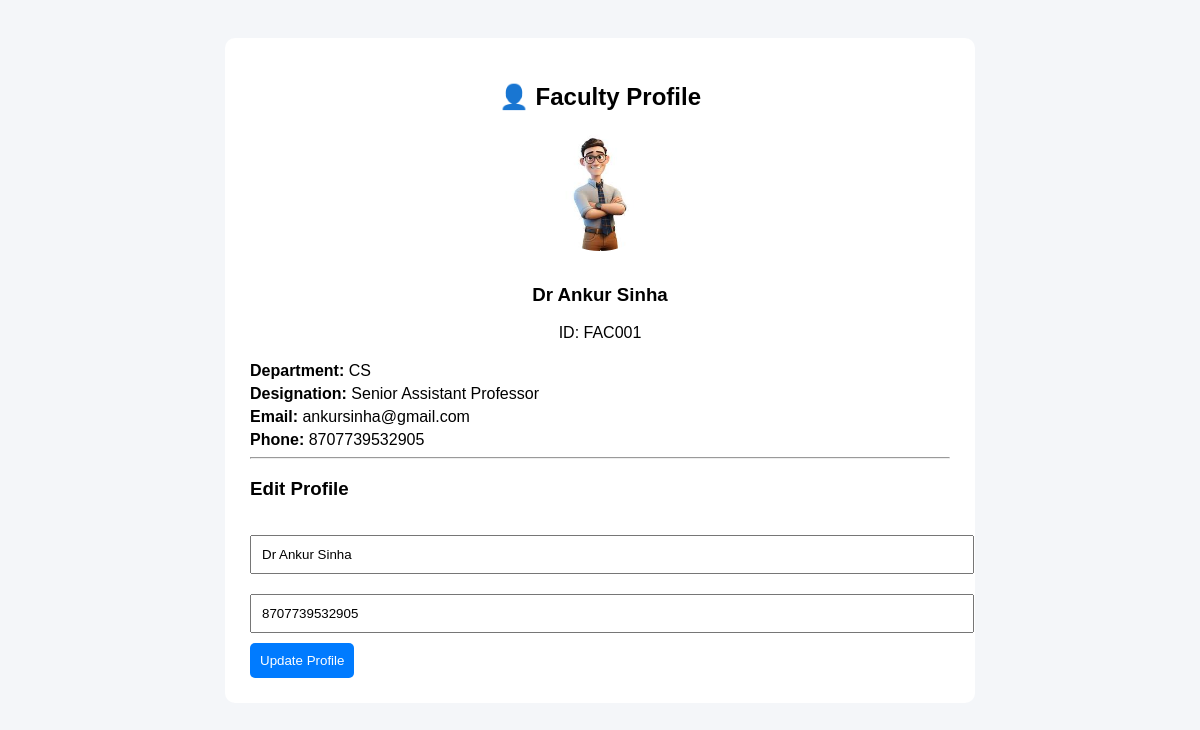
The app's page /faculty/profile (signed in) with its own data.
### tables this page shows
CREATE TABLE faculty (
    id INTEGER PRIMARY KEY AUTOINCREMENT,
    faculty_id TEXT,
    name TEXT,
    department TEXT,
    designation TEXT,
    email TEXT,
    phone TEXT,
    password TEXT,
    profile_pic TEXT
);

### app.py (the view, shortened to what this page needs)
@app.route("/faculty/profile", methods=["GET", "POST"])
def faculty_profile():
    if "faculty_id" not in session:
        return redirect("/")
    conn = sqlite3.connect("database.db")
    conn.row_factory = sqlite3.Row
    faculty_id = session["faculty_id"]
    faculty = conn.execute("""
        SELECT * FROM faculty WHERE id = ?
    """, (faculty_id,)).fetchone()
    conn.close()
    return render_template(
        "faculty_profile.html",
        faculty=faculty
    )

### templates/faculty_profile.html (shortened to what this page needs)
<!DOCTYPE html>
<html>
<head>
</head>
<body>
<div class="container">
<h2 style="text-align:center;">👤 Faculty Profile</h2>
<div class="profile">
<img src="{{ url_for('static', filename='images/faculty.jpg') }}" alt="Profile">
<h3>{{ faculty.name }}</h3>
<p>ID: {{ faculty.faculty_id }}</p>
</div>
<div class="info">
<p><b>Department:</b> {{ faculty.department }}</p>
<p><b>Designation:</b> {{ faculty.designation }}</p>
<p><b>Email:</b> {{ faculty.email }}</p>
<p><b>Phone:</b> {{ faculty.phone }}</p>
</div>
<hr>
<h3>Edit Profile</h3>
<form method="POST">
<input type="text" name="name" value="{{ faculty.name }}" required>
<input type="text" name="phone" value="{{ faculty.phone }}" required>
<button type="submit">Update Profile</button>
</form>
</div>
</body>
</html>

### templates/faculty_profile.html (style rules this page uses)
body { font-family:Arial; background:#f4f6f9; padding:30px; }
.container { width:700px; margin:auto; background:white; padding:25px; border-radius:10px; }
.profile { text-align:center; }
.profile img { width:120px; height:120px; border-radius:50%; margin-bottom:10px; }
.info { margin-top:20px; }
.info p { font-size:16px; margin:5px 0; }
form { margin-top:25px; }
input { width:100%; padding:10px; margin:10px 0; }
button { background:#007bff; color:white; padding:10px; border:none; border-radius:5px; }

### records on screen
faculty: name "Dr Ankur Sinha", faculty_id "FAC001", department "CS", designation "Senior Assistant Professor", email "ankursinha@gmail.com", phone "8707739532905"
